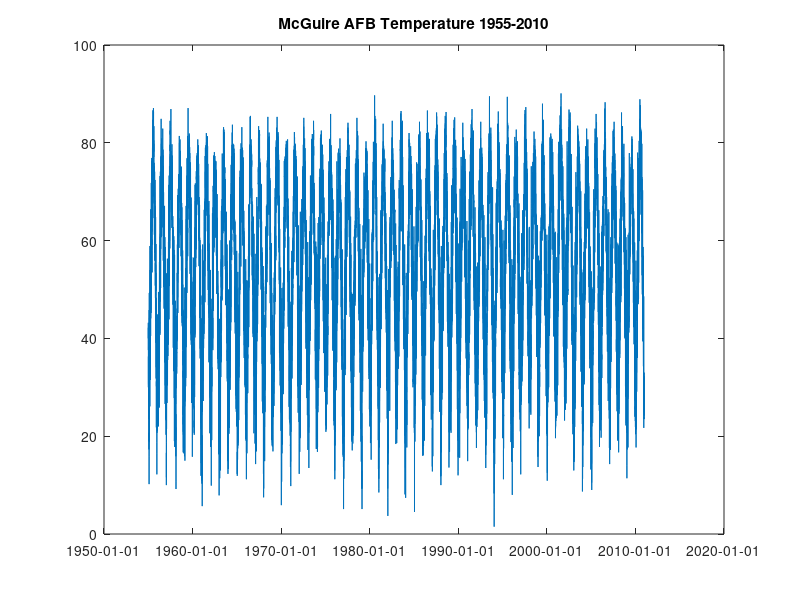
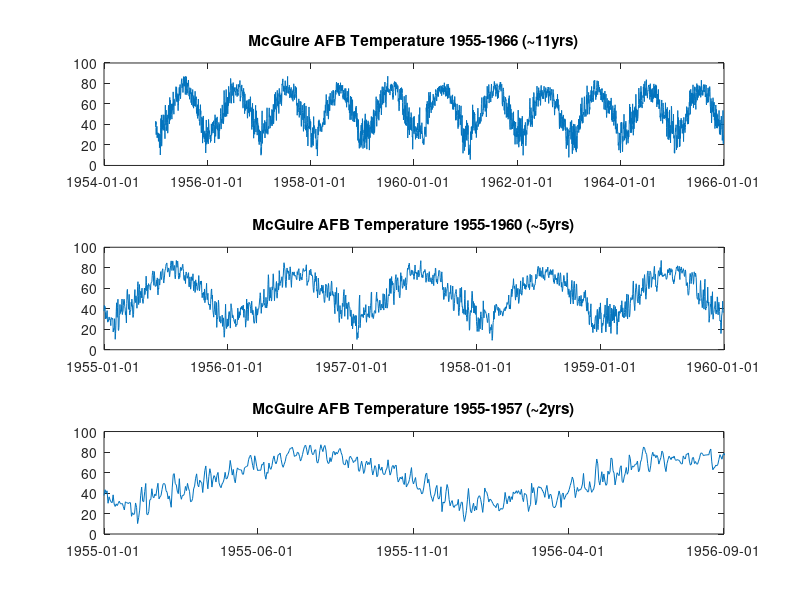
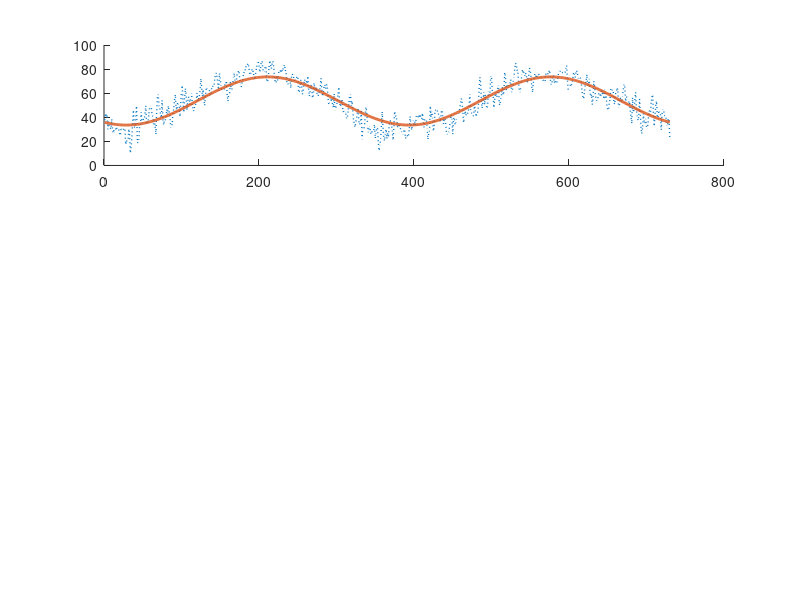

These figures' MATLAB source, in order: (Note: this script raises an error after producing the figures.)
%% Part1 Warm-up and Basis Function

% Load Data
%    - date: record of date
%    - temperature: the corresponding temperature 
temperature = csvread("data/McGuireAFB.data.csv");
dates = csvread("data/McGuireAFB.time.csv"); % The date seemed to be a little wierd...


%% 1.1 Show basic data property
figure(1)
plot(dates, temperature);
datetick('x', 'yyyy-mm-dd');
title('McGuire AFB Temperature 1955-2010');

%%% ? How would you fit the graph?


%% 1.2 See data in different ranges
figure(2)

subplot(3,1,1)   % [11 Years]
slice = 1:365*11; % Choose 1 ~ 365*11 days of the year
plot(dates(slice), temperature(slice));
datetick('x', 'yyyy-mm-dd');
title('McGuire AFB Temperature 1955-1966 (~11yrs)');


subplot(3,1,2)   % [5 Years]
slice = 1:365*5; % Choose 1 ~ 365*5 days of the year
plot(dates(slice), temperature(slice));
datetick('x', 'yyyy-mm-dd');
title('McGuire AFB Temperature 1955-1960 (~5yrs)');

subplot(3,1,3)   % [2 Years]
slice = 1:365*2; % Choose 1 ~ 365*2 days of the year
plot(dates(slice), temperature(slice));
datetick('x', 'yyyy-mm-dd');
title('McGuire AFB Temperature 1955-1957 (~2yrs)');

%% 1.3 Try to fit data by different functions

x = 1:365*2; 
y = temperature(x);

% 1. sin(x)

figure(3);

subplot(3,1,1);
A = 20; b = mean(y); phi = 120;
T = 365 / (2 * pi);

z = A * sin((x - phi)/T) + b;
error = norm(y - z')^2 / length(x);
hold on; plot(x,y, ':','LineWidth', 1);  plot(x,z, 'LineWidth',2); hold off;
title("Fit data with sin(x)-liked function (error = " + num2str(error, 3) + ")");
D = '$$y = 38 sin(\frac{2 \pi}{365} (x - 120 )) )$$';
annotation(gcf,'textbox',[0,0,1,1],'string',D,'interpreter','latex');

% 2. sin(x) + cos(x)

subplot(3,1,2);

A1 = 17; A2 = 10;
phi1 = 140; phi2 = 160;
b = mean(y); 
T = 365 / (2 * pi);

z = A1 * sin((x - phi1)/T) + A2 * cos( (x - phi2)/T) + b;
error = norm(y - z')^2 / length(x);
hold on; plot(x,y, ':','LineWidth', 1);  plot(x,z, 'LineWidth',2); hold off;
title("Fit data with sin(x)+cos(x)-liked function (error = " + num2str(error, 3) + ")");
D = '$$y = 38 sin(\frac{2 \pi}{365} (x - 120 )) )$$';
annotation(gcf,'textbox',[0,0,1,1],'string',D,'interpreter','latex');

% 3. sin(x) + sin(2x)

subplot(3,1,3);

A1 = 2; A2 = 23.7;
phi1 = 0; phi2 = 107;
b = 53; 
T1 = 60;
T2 = 5.5;

z1 = A1 * sin((x - phi1)/T);
z2 = A2 * sin((x - phi2)/T);
z =  z1 + z2 + b;
error = norm(y - z')^2 / length(x)

hold on; 
plot(x,y, ':','LineWidth', 1);  plot(x,z, 'LineWidth',2); 
hold off;
title("Fit data with sin(x)+sin(x/2)-liked function (error = " + num2str(error, 3) + ")");
D = '$$y = 38 sin(\frac{2 \pi}{365} (x - 120 )) )$$';
annotation(gcf,'textbox',[0,0,1,1],'string',D,'interpreter','latex');


%% 1.4 How to build a Basis Function (Matrix)
% Since we are using a combination of sin/cos to construct our "data"
% We need an efficient way to construct this matrix `A`.
% This is called a basis matrix, which contains orthogonal bases
% as different columns.
% 
% Construct a series of 
% [ x1 sin(x1) sin(2*x1) cos(x1) cos(2*x1)]
% [ x2 sin(x2) sin(2*x2) cos(x2) cos(2*x2)]

x = (1:365*2)';
T_yr = 365.25;
t = [1:10] * 365.25;  % Cycle: [1 2 3 4 ... 10]
% t = [1:10 1/T_yr 30/T_yr 30/T_yr 60/T_yr 120/T_yr] * 365.25;
A = [ ones(size(x)) x sin(x*t) cos(x*t)]; % 
A = A ./ max(A); % Regularize (not strictly correct though...)

% Tada! This is the basis matrix
A;

%% 1.5 Factor of Gobal Warming

x = (1:365*2)';
T_yr = 365.25;
t = 365.25 * [ 
     1.00  % Seasonal Cycle
    10.78  % Solar Cycle
     4.00  % US President Election
]';

A = [ ones(size(x)) x sin(x*t) cos(x*t)];
A = A ./ max(A);





